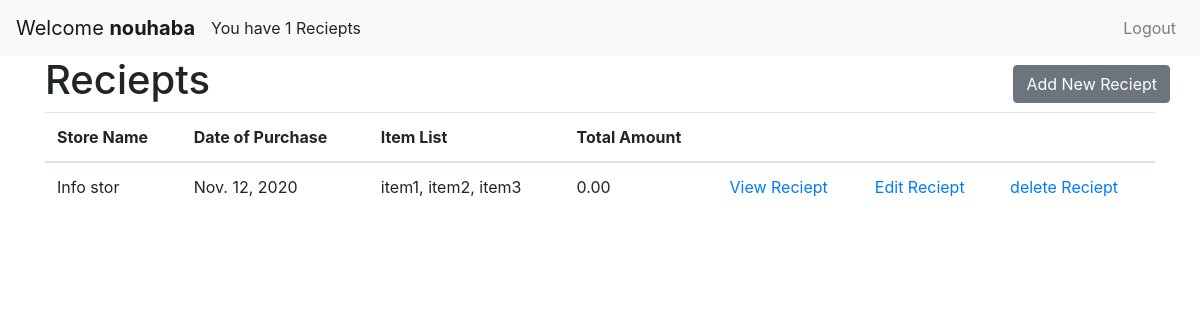
Screenshot of / (signed in) with the database file from the repository.
### reciepts/models.py (models this page shows, shortened)
class Reciept(models.Model):
    user = models.ForeignKey(User, on_delete=models.CASCADE)
    store_name = models.CharField(max_length=100)
    data_of_purchase = models.DateField()
    item_list = models.TextField()
    total_amount = models.DecimalField(max_digits=10, decimal_places=2)

### reciepts/views.py (the view)
# urls.py: path('', views.index, name='index'),
@login_required(login_url='reciepts:login')
def index(request):
    reciepts = Reciept.objects.filter(user=request.user)
    context = {'reciepts': reciepts}
    return render(request, 'reciepts/index.html', context)

### templates/reciepts/index.html (shortened to what this page needs)
<!DOCTYPE html>
<html lang="en">
<head>
    <link href="https://maxcdn.bootstrapcdn.com/bootstrap/4.5.2/css/bootstrap.min.css" rel="stylesheet">
</head>
<body>
    <nav class="navbar navbar-expand-lg navbar-light bg-light">
        <a class="navbar-brand" href="#">Welcome <b>{{ user.username }}</b></a>
        <div class="collapse navbar-collapse" id="navbarNav">
            <ul class="navbar-nav">
                <li class="nav-item active">
                  You have  {{ reciepts|length }} Reciepts
                </li>
            </ul>
            <ul class="navbar-nav ml-auto">
                <li class="nav-item">
                    <a class="nav-link" href="{% url "reciepts:logout" %}">Logout</a>
                </li>
            </ul>
        </div>
    </nav>
    <div class="container">
        <div class="row align-items-center">
            <h1 class="col-sm">Reciepts</h1>
            <a href="{% url "reciepts:newReciept" %}" ><button class="btn btn-secondary">Add New Reciept</button></a>
        </div>
        <table class="table">
            <thead>
                <tr>
                    <th>Store Name</th>
                    <th>Date of Purchase</th>
                    <th>Item List</th>
                    <th>Total Amount</th>
                    <th></th>
                    <th></th>
                    <th></th>
                </tr>
            </thead>
            <tbody>
                {% for reciept in reciepts %}
                <tr>
                    <td>{{ reciept.store_name }}</td>
                    <td>{{ reciept.data_of_purchase }}</td>
                    <td>{{ reciept.item_list }}</td>
                    <td>{{ reciept.total_amount }}</td>
                    <td><a href="{% url "reciepts:reciept" reciept.id %}">View Reciept</a> </td>
                    <td><a href="{% url "reciepts:editReciept" reciept.id %}">Edit Reciept</a> </td>
                    <td><a href="{% url "reciepts:deleteReciept" reciept.id %}">delete Reciept </td>
                </tr>
                {% endfor %}
            </tbody>
        </table>
    </div>
</body>
</html>

### rows the page displays
Reciept: store_name "Info stor", data_of_purchase "Nov. 12, 2020", item_list "item1, item2, item3", total_amount "0.00"

### other values shown
{{ user.username }} "nouhaba"
{{ reciepts|length }} "1"
